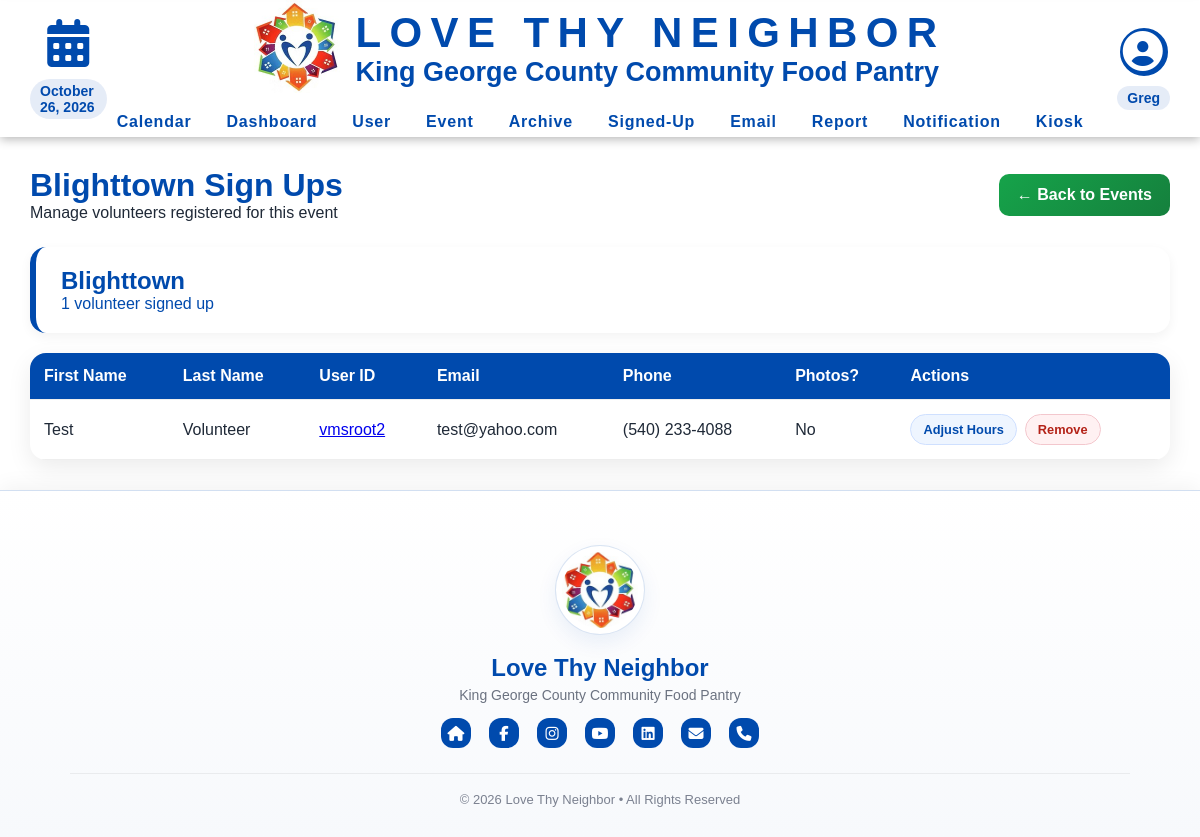
Page /viewEventSignUps.php?id=4 (signed in) on the earlier database version.
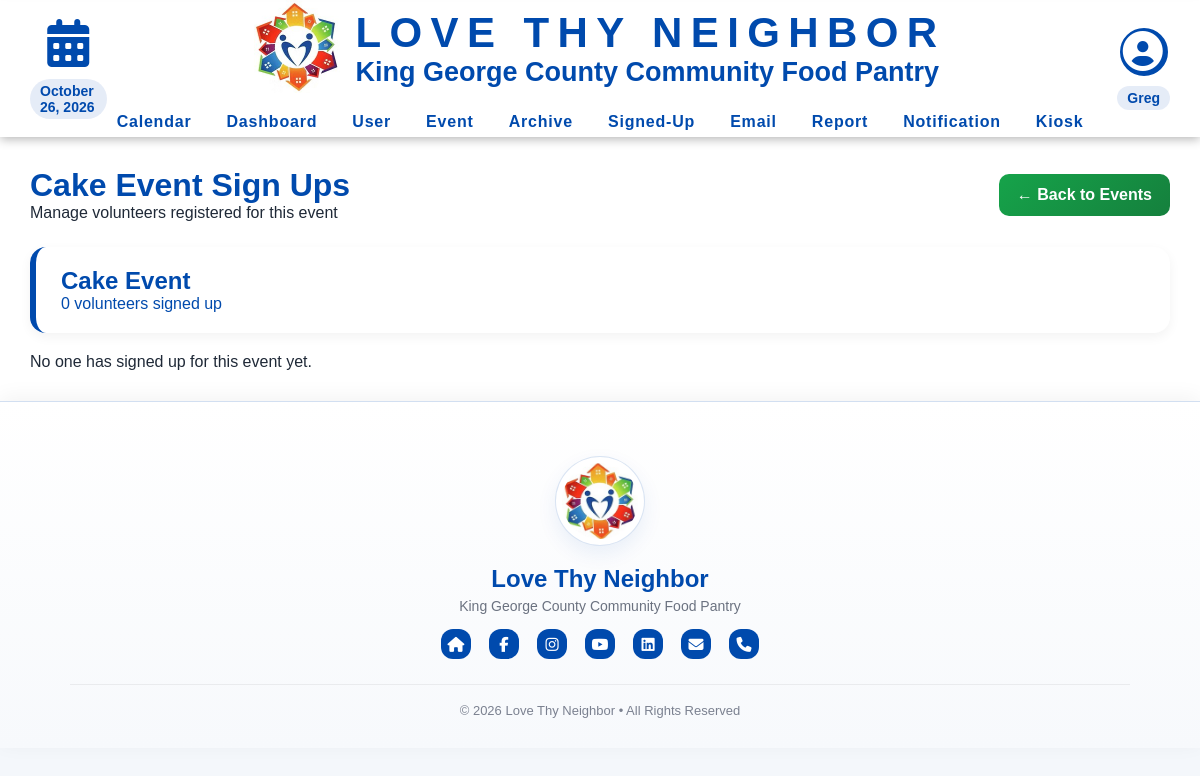
Same page on the later database version.
### tables this page shows
CREATE TABLE `dbevents` (
  `id` int NOT NULL AUTO_INCREMENT,
  `name` text NOT NULL,
  `date` char(10) NOT NULL,
  `startTime` char(5) NOT NULL,
  `endTime` char(5) NOT NULL,
  `description` text NOT NULL,
  `capacity` int NOT NULL,
  `location` text,
  `archived` tinyint DEFAULT NULL,
  PRIMARY KEY (`id`)
);

CREATE TABLE `dbeventpersons` (
  `id` int NOT NULL AUTO_INCREMENT,
  `eventID` int NOT NULL,
  `userID` varchar(256) NOT NULL,
  `notes` text,
  `attended` tinyint(1) NOT NULL DEFAULT '0',
  PRIMARY KEY (`id`),
  KEY `FKeventID` (`eventID`),
  KEY `FKpersonID` (`userID`)
);

CREATE TABLE `dbpersons` (
  `id` varchar(256) NOT NULL,
  `first_name` text NOT NULL,
  `last_name` text,
  `phone_number` varchar(16) NOT NULL,
  `email` text,
  `email_prefs` enum('true','false') DEFAULT NULL,
  `birthday` text,
  `t-shirt_size` text,
  `state` varchar(2) DEFAULT NULL,
  `city` text,
  `street_address` text,
  `zip_code` text,
  `emergency_contact_first_name` text,
  `emergency_contact_phone` varchar(16) DEFAULT NULL,
  `emergency_contact_relation` text,
  `archived` tinyint(1) DEFAULT NULL,
  `password` text,
  `contact_num` varchar(255) DEFAULT 'n/a',
  `contact_method` text,
  `type` text,
  `status` text,
  `photo_release` tinyint(1) DEFAULT '0',
  `community_service` tinyint(1) DEFAULT '0',
  `notes` text,
  PRIMARY KEY (`id`)
);

### database/dbEvents.php (called while the page is built, shortened)
<?php
function fetch_event_signups($eventID) {
    $connection = connect();
    $query = "SELECT userID, notes FROM dbeventpersons WHERE eventID = ?";
    $stmt = mysqli_prepare($connection, $query);
    mysqli_stmt_bind_param($stmt, "i", $eventID);
    mysqli_stmt_execute($stmt);
    $result = mysqli_stmt_get_result($stmt);
    $signups = [];
    while ($row = mysqli_fetch_assoc($result)) {
        $signups[] = $row;
    }
    return $signups;
}
function fetch_event_by_id($id) {
    $connection = connect();
    $query = "select * from dbevents where id = ?";
    $stmt = mysqli_prepare($connection, $query);
    mysqli_stmt_bind_param($stmt, "i", $id);
    mysqli_stmt_execute($stmt);
    $result = mysqli_stmt_get_result($stmt);
    $event = mysqli_fetch_assoc($result);
    if ($event) {
        return $event;
    }
    return null;
}

### database/dbPersons.php (called while the page is built, shortened)
<?php
include_once(dirname(__FILE__) . '/../domain/Person.php');
function retrieve_person($id) {
    $con = connect();
    $query = "SELECT * FROM dbpersons WHERE id = ?";
    $stmt = mysqli_prepare($con, $query);
    mysqli_stmt_bind_param($stmt, "s", $id);
    mysqli_stmt_execute($stmt);
    $result = mysqli_stmt_get_result($stmt);
    $result_row = mysqli_fetch_assoc($result);
    $thePerson = make_a_person($result_row);
    return $thePerson;
}
function make_a_person($result_row) {
    $thePerson = new Person(
        $result_row['id'] ?? null,
        $result_row['first_name'] ?? null,
        $result_row['last_name'] ?? null,
        $result_row['phone_number'] ?? null,
        $result_row['email'] ?? null,
        $result_row['email_prefs'] ?? null,
        $result_row['birthday'] ?? null,
        $result_row['t-shirt_size'] ?? null,
        $result_row['state'] ?? null,
        $result_row['city'] ?? null,
        $result_row['street_address'] ?? null,
        $result_row['zip_code'] ?? null,
        $result_row['emergency_contact_first_name'] ?? null,
        $result_row['emergency_contact_phone'] ?? null,
        $result_row['emergency_contact_relation'] ?? null,
        $result_row['archived'] ?? null,
        $result_row['password'] ?? null,
        $result_row['contact_num'] ?? null,
        $result_row['contact_method'] ?? null,
        $result_row['type'] ?? null,
        $result_row['status'] ?? null,
        $result_row['photo_release'] ?? null,
        $result_row['community_service'] ?? null,
        $result_row['notes'] ?? null
    );
    return $thePerson;
}

### domain/Person.php (called while the page is built, shortened)
<?php
class Person {
	private $first_name;
	private $last_name;
	private $phone1;
	private $email;
	private $photo_release;
	function __construct(
        $id, $first_name, $last_name, $phone1, $email, $email_prefs, $birthday,
		$t_shirt_size, $state, $city, $street_address, $zip_code,
		$emergency_contact_first_name, $emergency_contact_phone, $emergency_contact_relation,
		$archived, $password, $contact_num, $contact_method, $type,
		$status, $photo_release, $community_service, $notes
		) {
        $this->first_name = $first_name;
        $this->last_name = $last_name;
        $this->phone1 = $phone1;
        $this->email = $email;
        $this->photo_release = $photo_release;
    }
	function get_first_name() {
		return $this->first_name;
	}
	function get_last_name() {
		return $this->last_name;
	}
	function get_phone1() {
		return $this->phone1;
	}
	function get_email() {
		return $this->email;
	}
    function get_photo_release() {
        return $this->photo_release;
    }
}

### viewEventSignUps.php (the view, shortened to what the changed rows need)
<?php
require_once('database/dbEvents.php');
require_once('database/dbPersons.php');
$args = sanitize($_GET);
$id = $args['id'] ?? null;
$event_info = fetch_event_by_id($id);
$signups = fetch_event_signups($id);
$access_level = $_SESSION['access_level'];
?>
<!DOCTYPE html>
<html lang="en">
<head>
    <link rel="stylesheet" href="css/layoutInfo.css" />
</head>
<body>
<?php require_once('header.php'); ?>
<div class="page">
    <div class="main">
        <div class="page-header">
            <div>
                <h1><?php echo htmlspecialchars($event_info['name']); ?> Sign Ups</h1>
                <p class="signup-subtitle">Manage volunteers registered for this event</p>
            </div>
        </div>
        <div class="event-summary">
            <h2><?php echo htmlspecialchars($event_info['name']); ?></h2>
            <div class="signup-count">
                <?php echo count($signups); ?> volunteer<?php echo count($signups) === 1 ? '' : 's'; ?> signed up
            </div>
        </div>
        <?php if (count($signups) > 0): ?>
            <div class="table-wrapper">
                <table class="table-card">
                    <thead>
                        <tr>
                            <th>First Name</th>
                            <th>Last Name</th>
                            <th>User ID</th>
                            <th>Email</th>
                            <th>Phone</th>
                            <th>Photos?</th>
                            <?php if ($access_level >= 2): ?>
                                <th>Actions</th>
                            <?php endif; ?>
                        </tr>
                    </thead>
                    <tbody>
                        <?php foreach ($signups as $signup):
                            $user_info = retrieve_person($signup['userID']);
                        ?>
                            <tr>
                                <td><?php echo htmlspecialchars($user_info->get_first_name()); ?></td>
                                <td><?php echo htmlspecialchars($user_info->get_last_name()); ?></td>
                                <td>
                                    <a class="user-link" href="viewProfile.php?id=<?php echo urlencode($signup['userID']); ?>">
                                        <?php echo htmlspecialchars($signup['userID']); ?>
                                    </a>
                                </td>
                                    <td><?php echo htmlspecialchars($user_info->get_email()); ?></td>
                                    <td><?php echo htmlspecialchars($user_info->get_phone1()); ?></td>
                                    <td><?php echo htmlspecialchars($user_info->get_photo_release() == 1 ? 'Yes' : 'No'); ?></td>
                                <?php if ($access_level >= 2): ?>
                                    <td>
                                        <div class="action-buttons">
                                            <form method="POST" action="./adjustEventHours.php">
                                                <button type="submit" class="action-btn adjust-btn">Adjust Hours</button>
                                            </form>
                                            <form method="POST">
                                                <button type="submit" class="action-btn remove-btn" onclick="return confirm('Are you sure you want to remove this user?');">
                                                    Remove
                                                </button>
                                            </form>
                                        </div>
                                    </td>
                                <?php endif; ?>
                            </tr>
                        <?php endforeach; ?>
                    </tbody>
                </table>
            </div>
        <?php else: ?>
            <div class="empty-state">
                <p>No one has signed up for this event yet.</p>
            </div>
        <?php endif; ?>
    </div>
</div>
<?php include 'footer.php'; ?>
</body>
</html>

Differences in the rows shown:
no longer on this page (row edited): dbeventpersons: dbpersons.first_name "Test", dbpersons.last_name "Volunteer", userID "vmsroot2", dbpersons.email "test@yahoo.com", dbpersons.phone_number "(540) 233-4088", dbpersons.photo_release "No"
changed dbevents: name "Blighttown" → "Cake Event"
Other differences:
count($signups): "1" → "0"
text no longer shown: "First Name Last Name User ID Email Phone Photos? Actions"
text now shown: "s No one has signed up for this event yet."
